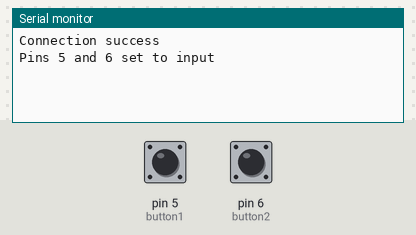
Recording of a sketch running on a simulated Arduino Uno, built with avr-gcc and run on an emulated ATmega328P. Shown: the last lines printed to the serial monitor. The inputs (shaded band) are chosen by the test bench; at power-on: pin 5 (button1) LOW, pin 6 (button2) LOW.

Above: at 2.8 s.
2.9 s: pin 5 (button1) pulled HIGH for 1.2 s
At 4.6 s:
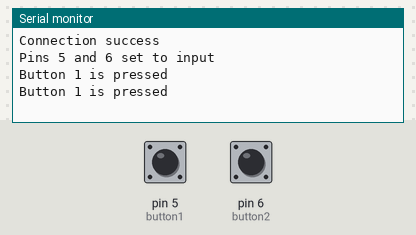
5.6 s: pin 6 (button2) pulled HIGH for 1.2 s
At 7.4 s:
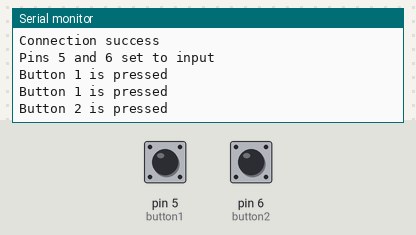

Measured:
- after the input at 2.9 s, the serial monitor: prints a new line after 0.10 s (image 1)
- after the input at 5.6 s, the serial monitor: prints a new line after 0.40 s (image 2)

The sketch:

buttonSerialTest.ino
```cpp
// (licence header left out)
int button1 = 5;
int button2 = 6;
String button1Response = "Button 1 is pressed";
String button2Response = "Button 2 is pressed";

void setup() {
  //Initialize serial and wait for port to open:
  Serial.begin(9600);
  while (!Serial) {
    ; // wait for serial port to connect. Needed for native USB port only
  }

  Serial.println("Connection success");


  pinMode(button1, INPUT);
  pinMode(button2, INPUT);
  Serial.println("Pins 5 and 6 set to input");
}

void loop() {
  if (digitalRead(button1))
    Serial.println(button1Response);
  if (digitalRead(button2))
    Serial.println(button2Response);
  delay(1000);
}
```
